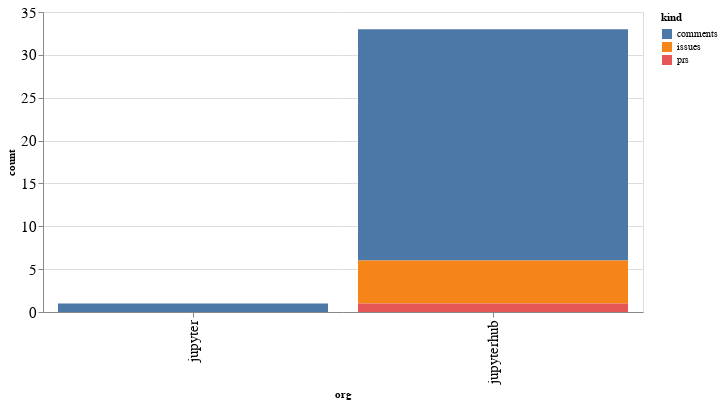

The notebook cell this image was saved under:
### Code cell
alt.Chart(org_summaries, width=600).mark_bar().encode(
    x='org',
    y='count',
    color='kind',
    tooltip="org"
)

### Figure 1 — Vega-Lite specification as saved in the notebook (floating-point values rounded to 4 significant figures)
{"config": {"axisLeft": {"labelFontSize": 15}, "axisBottom": {"labelFontSize": 15}}, "data": {"name": "data-48a8a209ff11eaeb6e003d835c0db636"}, "mark": "bar", "encoding": {"color": {"type": "nominal", "field": "kind"}, "tooltip": {"type": "nominal", "field": "org"}, "x": {"type": "nominal", "field": "org"}, "y": {"type": "quantitative", "field": "count"}}, "width": 600, "$schema": "https://vega.github.io/schema/vega-lite/v4.8.1.json", "datasets": {"data-48a8a209ff11eaeb6e003d835c0db636": [{"org": "jupyter", "kind": "comments", "count": 1}, {"org": "jupyterhub", "kind": "comments", "count": 27}, {"org": "jupyterhub", "kind": "issues", "count": 5}, {"org": "jupyterhub", "kind": "prs", "count": 1}]}}
